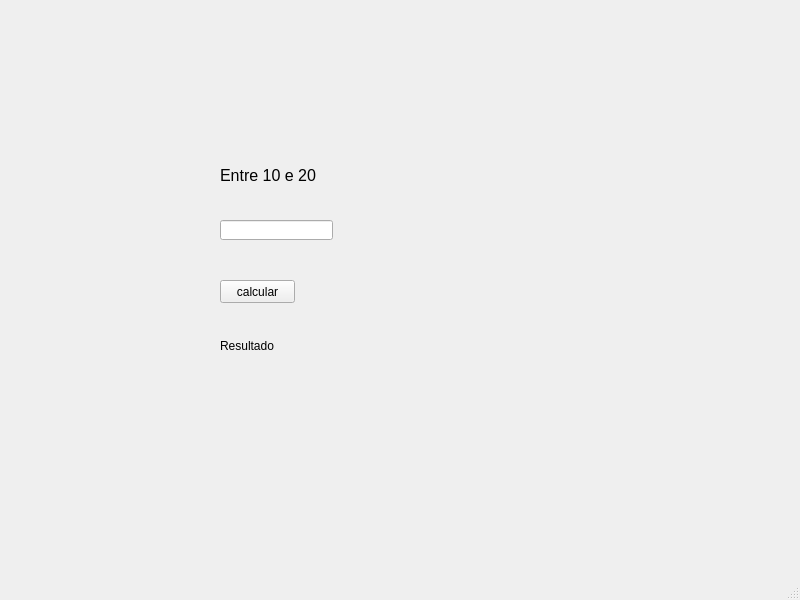
<?xml version="1.0" encoding="UTF-8"?>
<ui version="4.0">
 <class>MainWindow</class>
 <widget class="QMainWindow" name="MainWindow">
  <property name="geometry">
   <rect>
    <x>0</x>
    <y>0</y>
    <width>800</width>
    <height>600</height>
   </rect>
  </property>
  <property name="windowTitle">
   <string>MainWindow</string>
  </property>
  <widget class="QWidget" name="centralwidget">
   <widget class="QLabel" name="result">
    <property name="geometry">
     <rect>
      <x>220</x>
      <y>330</y>
      <width>391</width>
      <height>31</height>
     </rect>
    </property>
    <property name="text">
     <string>Resultado</string>
    </property>
   </widget>
   <widget class="QPushButton" name="btn">
    <property name="geometry">
     <rect>
      <x>220</x>
      <y>280</y>
      <width>75</width>
      <height>23</height>
     </rect>
    </property>
    <property name="text">
     <string>calcular</string>
    </property>
   </widget>
   <widget class="QLabel" name="label_2">
    <property name="geometry">
     <rect>
      <x>220</x>
      <y>160</y>
      <width>391</width>
      <height>31</height>
     </rect>
    </property>
    <property name="font">
     <font>
      <pointsize>12</pointsize>
     </font>
    </property>
    <property name="text">
     <string>Entre 10 e 20</string>
    </property>
   </widget>
   <widget class="QLineEdit" name="num">
    <property name="geometry">
     <rect>
      <x>220</x>
      <y>220</y>
      <width>113</width>
      <height>20</height>
     </rect>
    </property>
   </widget>
  </widget>
  <widget class="QMenuBar" name="menubar">
   <property name="geometry">
    <rect>
     <x>0</x>
     <y>0</y>
     <width>800</width>
     <height>21</height>
    </rect>
   </property>
  </widget>
  <widget class="QStatusBar" name="statusbar"/>
 </widget>
 <resources/>
 <connections/>
</ui>
